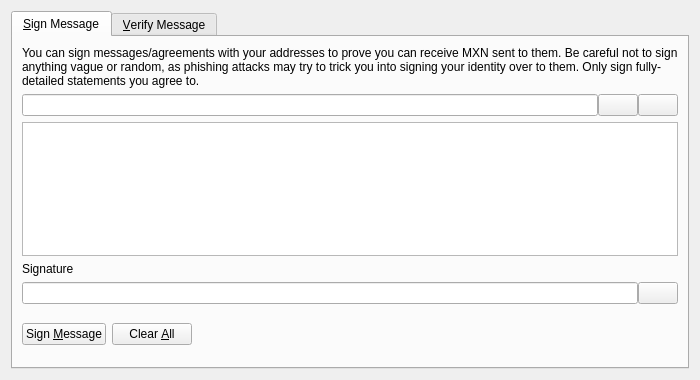
<?xml version="1.0" encoding="UTF-8"?>
<ui version="4.0">
 <class>SignVerifyMessageDialog</class>
 <widget class="QDialog" name="SignVerifyMessageDialog">
  <property name="geometry">
   <rect>
    <x>0</x>
    <y>0</y>
    <width>700</width>
    <height>380</height>
   </rect>
  </property>
  <property name="windowTitle">
   <string>Signatures - Sign / Verify a Message</string>
  </property>
  <property name="modal">
   <bool>true</bool>
  </property>
  <layout class="QVBoxLayout" name="verticalLayout">
   <item>
    <widget class="QTabWidget" name="tabWidget">
     <property name="currentIndex">
      <number>0</number>
     </property>
     <widget class="QWidget" name="tabSignMessage">
      <attribute name="title">
       <string>&amp;Sign Message</string>
      </attribute>
      <layout class="QVBoxLayout" name="verticalLayout_SM">
       <item>
        <widget class="QLabel" name="infoLabel_SM">
         <property name="text">
          <string>You can sign messages/agreements with your addresses to prove you can receive MXN sent to them. Be careful not to sign anything vague or random, as phishing attacks may try to trick you into signing your identity over to them. Only sign fully-detailed statements you agree to.</string>
         </property>
         <property name="textFormat">
          <enum>Qt::PlainText</enum>
         </property>
         <property name="wordWrap">
          <bool>true</bool>
         </property>
        </widget>
       </item>
       <item>
        <layout class="QHBoxLayout" name="horizontalLayout_1_SM">
         <property name="spacing">
          <number>0</number>
         </property>
         <item>
          <widget class="QValidatedLineEdit" name="addressIn_SM">
           <property name="toolTip">
            <string>The MXN address to sign the message with</string>
           </property>
          </widget>
         </item>
         <item>
          <widget class="QPushButton" name="addressBookButton_SM">
           <property name="toolTip">
            <string>Choose previously used address</string>
           </property>
           <property name="text">
            <string/>
           </property>
           <property name="shortcut">
            <string>Alt+A</string>
           </property>
           <property name="autoDefault">
            <bool>false</bool>
           </property>
          </widget>
         </item>
         <item>
          <widget class="QPushButton" name="pasteButton_SM">
           <property name="toolTip">
            <string>Paste address from clipboard</string>
           </property>
           <property name="text">
            <string/>
           </property>
           <property name="shortcut">
            <string>Alt+P</string>
           </property>
           <property name="autoDefault">
            <bool>false</bool>
           </property>
          </widget>
         </item>
        </layout>
       </item>
       <item>
        <widget class="QPlainTextEdit" name="messageIn_SM">
         <property name="toolTip">
          <string>Enter the message you want to sign here</string>
         </property>
        </widget>
       </item>
       <item>
        <widget class="QLabel" name="signatureLabel_SM">
         <property name="text">
          <string>Signature</string>
         </property>
         <property name="textFormat">
          <enum>Qt::PlainText</enum>
         </property>
        </widget>
       </item>
       <item>
        <layout class="QHBoxLayout" name="horizontalLayout_2_SM">
         <property name="spacing">
          <number>0</number>
         </property>
         <item>
          <widget class="QLineEdit" name="signatureOut_SM">
           <property name="font">
            <font>
             <italic>true</italic>
            </font>
           </property>
           <property name="readOnly">
            <bool>true</bool>
           </property>
          </widget>
         </item>
         <item>
          <widget class="QPushButton" name="copySignatureButton_SM">
           <property name="toolTip">
            <string>Copy the current signature to the system clipboard</string>
           </property>
           <property name="text">
            <string/>
           </property>
           <property name="autoDefault">
            <bool>false</bool>
           </property>
          </widget>
         </item>
        </layout>
       </item>
       <item>
        <layout class="QHBoxLayout" name="horizontalLayout_3_SM">
         <item>
          <widget class="QPushButton" name="signMessageButton_SM">
           <property name="toolTip">
            <string>Sign the message to prove you own this MXN address</string>
           </property>
           <property name="text">
            <string>Sign &amp;Message</string>
           </property>
           <property name="autoDefault">
            <bool>false</bool>
           </property>
          </widget>
         </item>
         <item>
          <widget class="QPushButton" name="clearButton_SM">
           <property name="toolTip">
            <string>Reset all sign message fields</string>
           </property>
           <property name="text">
            <string>Clear &amp;All</string>
           </property>
           <property name="autoDefault">
            <bool>false</bool>
           </property>
          </widget>
         </item>
         <item>
          <spacer name="horizontalSpacer_1_SM">
           <property name="orientation">
            <enum>Qt::Horizontal</enum>
           </property>
           <property name="sizeHint" stdset="0">
            <size>
             <width>40</width>
             <height>48</height>
            </size>
           </property>
          </spacer>
         </item>
         <item>
          <widget class="QLabel" name="statusLabel_SM">
           <property name="font">
            <font>
             <weight>75</weight>
             <bold>true</bold>
            </font>
           </property>
           <property name="text">
            <string/>
           </property>
           <property name="wordWrap">
            <bool>true</bool>
           </property>
          </widget>
         </item>
         <item>
          <spacer name="horizontalSpacer_2_SM">
           <property name="orientation">
            <enum>Qt::Horizontal</enum>
           </property>
           <property name="sizeHint" stdset="0">
            <size>
             <width>40</width>
             <height>48</height>
            </size>
           </property>
          </spacer>
         </item>
        </layout>
       </item>
      </layout>
     </widget>
     <widget class="QWidget" name="tabVerifyMessage">
      <attribute name="title">
       <string>&amp;Verify Message</string>
      </attribute>
      <layout class="QVBoxLayout" name="verticalLayout_VM">
       <item>
        <widget class="QLabel" name="infoLabel_VM">
         <property name="text">
          <string>Enter the receiver's address, message (ensure you copy line breaks, spaces, tabs, etc. exactly) and signature below to verify the message. Be careful not to read more into the signature than what is in the signed message itself, to avoid being tricked by a man-in-the-middle attack. Note that this only proves the signing party receives with the address, it cannot prove sendership of any transaction!</string>
         </property>
         <property name="textFormat">
          <enum>Qt::PlainText</enum>
         </property>
         <property name="alignment">
          <set>Qt::AlignLeading|Qt::AlignLeft|Qt::AlignTop</set>
         </property>
         <property name="wordWrap">
          <bool>true</bool>
         </property>
        </widget>
       </item>
       <item>
        <layout class="QHBoxLayout" name="horizontalLayout_1_VM">
         <property name="spacing">
          <number>0</number>
         </property>
         <item>
          <widget class="QValidatedLineEdit" name="addressIn_VM">
           <property name="toolTip">
            <string>The MXN address the message was signed with</string>
           </property>
          </widget>
         </item>
         <item>
          <widget class="QPushButton" name="addressBookButton_VM">
           <property name="toolTip">
            <string>Choose previously used address</string>
           </property>
           <property name="text">
            <string/>
           </property>
           <property name="shortcut">
            <string>Alt+A</string>
           </property>
           <property name="autoDefault">
            <bool>false</bool>
           </property>
          </widget>
         </item>
        </layout>
       </item>
       <item>
        <widget class="QPlainTextEdit" name="messageIn_VM"/>
       </item>
       <item>
        <widget class="QValidatedLineEdit" name="signatureIn_VM"/>
       </item>
       <item>
        <layout class="QHBoxLayout" name="horizontalLayout_2_VM">
         <item>
          <widget class="QPushButton" name="verifyMessageButton_VM">
           <property name="toolTip">
            <string>Verify the message to ensure it was signed with the specified MXN address</string>
           </property>
           <property name="text">
            <string>Verify &amp;Message</string>
           </property>
           <property name="autoDefault">
            <bool>false</bool>
           </property>
          </widget>
         </item>
         <item>
          <widget class="QPushButton" name="clearButton_VM">
           <property name="toolTip">
            <string>Reset all verify message fields</string>
           </property>
           <property name="text">
            <string>Clear &amp;All</string>
           </property>
           <property name="autoDefault">
            <bool>false</bool>
           </property>
          </widget>
         </item>
         <item>
          <spacer name="horizontalSpacer_1_VM">
           <property name="orientation">
            <enum>Qt::Horizontal</enum>
           </property>
           <property name="sizeHint" stdset="0">
            <size>
             <width>40</width>
             <height>48</height>
            </size>
           </property>
          </spacer>
         </item>
         <item>
          <widget class="QLabel" name="statusLabel_VM">
           <property name="font">
            <font>
             <weight>75</weight>
             <bold>true</bold>
            </font>
           </property>
           <property name="text">
            <string/>
           </property>
           <property name="wordWrap">
            <bool>true</bool>
           </property>
          </widget>
         </item>
         <item>
          <spacer name="horizontalSpacer_2_VM">
           <property name="orientation">
            <enum>Qt::Horizontal</enum>
           </property>
           <property name="sizeHint" stdset="0">
            <size>
             <width>40</width>
             <height>48</height>
            </size>
           </property>
          </spacer>
         </item>
        </layout>
       </item>
      </layout>
     </widget>
    </widget>
   </item>
  </layout>
 </widget>
 <customwidgets>
  <customwidget>
   <class>QValidatedLineEdit</class>
   <extends>QLineEdit</extends>
   <header>qvalidatedlineedit.h</header>
  </customwidget>
 </customwidgets>
 <resources>
  <include location="../mxn.qrc"/>
 </resources>
 <connections/>
</ui>
